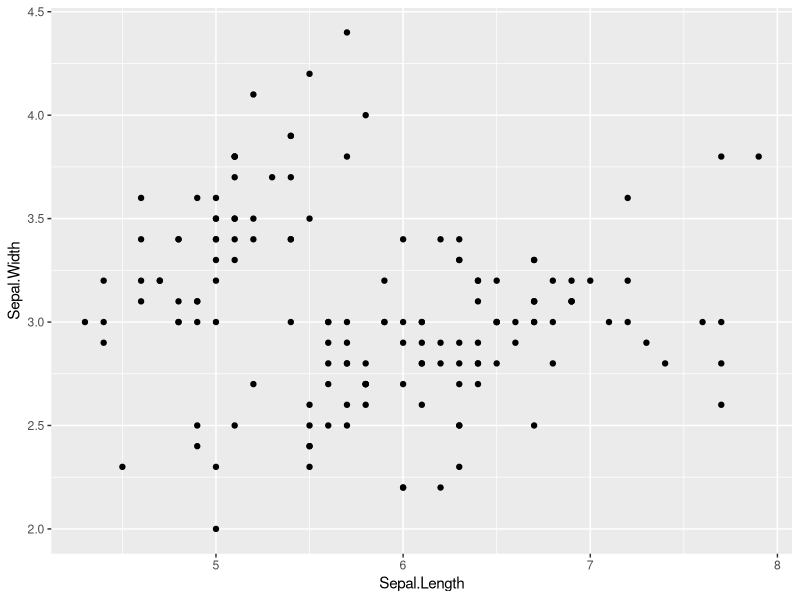
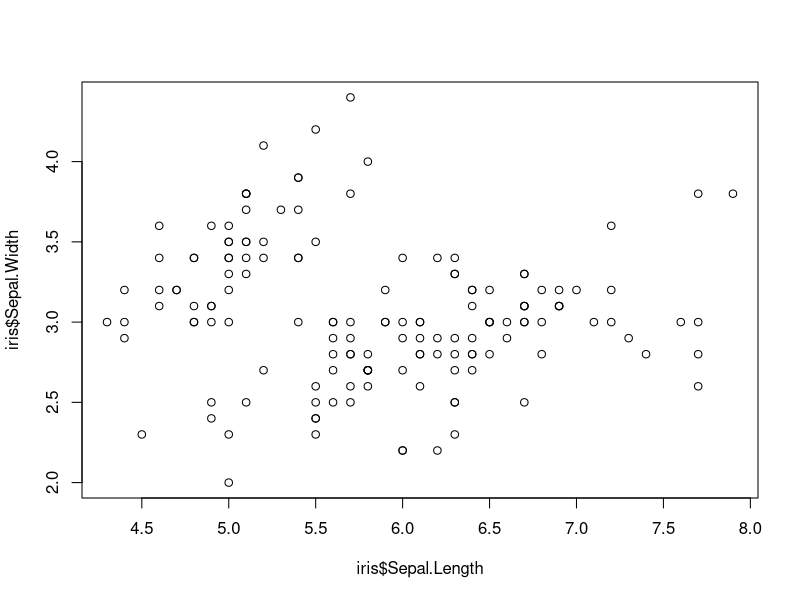

Source code (R) for these figures, in order:
## ---- chunk 1
knitr::opts_chunk$set(echo = TRUE)
## ---- chunk 2
# Installing:
# install.packages("ggplot2")
# install.packages("dplyr")
# install.packages("stringr")

library(ggplot2)
library(dplyr)
library(stringr)
## ---- chunk 3
# R as a calculator:
(1/2 + 3/7)^3 - 4.5555 + (134 %% 17)

# vectors and operations in R:
values = c(1, 2, 3, 4, 5)
mean(values)

# Not all functions will make sense for your data!
words = c("To", "be", "or", "not", "to", "be")
mean(words)

# Use rbind() and cbind() to group vectors into dataframes:
c1 = c(12, 13, 4, 2, 6)
c2 = c(17, 3, 25, 1, 98)
df1 = rbind(c1, c2)
df2 = cbind(c1, c2) 
# Do df1 and df2 look the same? Why or why not?

# Need a lot of the same value?
rep("yes", 10)

# Make sure to save things into variables if you want to use them later!
yes = rep("yes", 10)
yes
## ---- chunk 4
sentence = "two households, both alike in dignity"

# nchar tells us how long a string is:
nchar(sentence)

# We can find substrings using substr:
# (Remember that R uses 1-based indexing!)
# substr(<str>, beginning, end)
substr(sentence, 1, 14)

# Printing and pasting:
print(sentence) # For one argument
paste(sentence, "in fair Verona where we lay our scene") # For more than one

# The sprintf function lets you use formulaic language:
sprintf("from %s grudge break to %s mutiny", "ancient", "new")
# Make sure to match the number of % in your formula!
# sprintf("where %s blood makes %s hands unclean", "civil") # error

# How about word count?
# Let's assume that words are separated by whitespace.
# strsplit gives us all the individual substrings separated by one whitespace character.
strsplit(sentence, " ")
# We find the word count by applying the length function to the splitted list
sapply(strsplit(sentence, " "), length)
## ---- chunk 5
iris_demo = iris
# You can uncomment the following line and run it to see the full dataset:
# iris

# But most of the time, it's impractical to do this. 

# To get a sense of the columns and value types, we can use the head() function
# to view the first 6 rows
head(iris_demo)

# You can also view the last 6 rows using the tail() function.
tail(iris_demo)

# You could also use the tail() function to see how many rows/observations you have,
# but sometimes it's a bit tricky to count the number of columns manually!
# Use the dim() function to get a sense of how large your dataset is. 
# The output will be of the form (# rows) (# columns)
dim(iris_demo)

# How many rows and columns are in the iris_demo dataset?

## ---- chunk 6
# The colnames() function lets us see a list of all the column names in our dataset.
# While we can always view the column names using head(), tail(), or even just calling the data itself,
# this is a handy function to know.
colnames(iris_demo)

# Access columns in R datasets using the following formula:
# dataset_name$column_name

# For example, you can rename columns individually:
iris_demo$Sepal.Length = "Sepal Length"

# or all at once:
newnames = c("Sepal Length", "Sepal Width", "Petal Length", "Petal Width", "Species") # Use the c() function to create a vector
colnames(iris_demo) = newnames
# Be careful here-- columns are reassigned in the order that they appear in the vector!
colnames(iris_demo)

# Rarely will you need to index a dataframe, but remember that R uses 1-indexing:
iris_demo[1, 1]  # first row, first column
iris_demo[3, ]   # all values of the third row 
                 # (leaving blanks returns all values of the other dimension)
iris_demo[, 3]   # all values of the third column
iris_demo[1:3, 4:5] # for ranges, use the colon :
iris_demo[1:3, 4]   # Note that you'll lose column names in single-dimension outputs!

# Finally, you can use the str() function to learn the data types of each column:
str(iris_demo)
## ---- chunk 7
summary(iris_demo)
## ---- chunk 8
# Make sure that the CSVs you want to read are in the same folder/directory as your R files!
states = read.csv("statedata_names.csv") 
states_abbr = read.csv("statedata_abbr.csv")
## ---- chunk 9
# What are the dimensions of each dataframe?


# What are the column names in each?


# What are the data types in each column of these dataframes?
## ---- chunk 10
# The simplest way to merge two datasets is the merge function.
# Note that we specified which column in which dataset we wanted
# to merge on-- in this case, equating the state names with their
# postal code abbreviations.
merged = merge(states, states_abbr, 
               by.x = "state.name",
               by.y = "state.abb")

# Check the dimensions of merged. What do you notice?
dim(merged)
## ---- chunk 11
# The %>% operator applies the filters:
iris_setosa = iris_demo %>% filter(Species == "setosa")
# Check the dimensions or rows of iris_setosa!

# We can also apply multiple filters at once:
iris_restricted = iris_demo %>% 
                    filter(Species == "versicolor" |
                             (6.0 < `Sepal Length`) & (`Sepal Length` < 8.0))
# What conditions did we filter iris_restricted on? How many rows do we end up with?
## ---- chunk 12
ggplot(data = iris,
       mapping = aes(x = Sepal.Length, y = Sepal.Width))+
  geom_point() 

# You can compare it to the base plotting function in R:
plot(x = iris$Sepal.Length, y = iris$Sepal.Width)

# There are options to give both of these descriptive titles, subtitles, and axis labels. See if you and your group can find and figure those out!
## ---- chunk 13
# There are several new functions introduced in the definition of this function.
# If you're familiar with the formula for calculating variance,
# see if you can figure out what they do!
variance_function = function(data){
  xbar = mean(data)
  n = length(data)
  sum = 0
  for (x in data){
    sum = sum + (x - xbar)^2
  }
  return(sum / (n - 1))
}

# Try using this function on a vector you've defined, 
# or one of the columns from the iris_demo

# The built-in R function for variance is called var(). 
# How does the output of variance_function compare?
